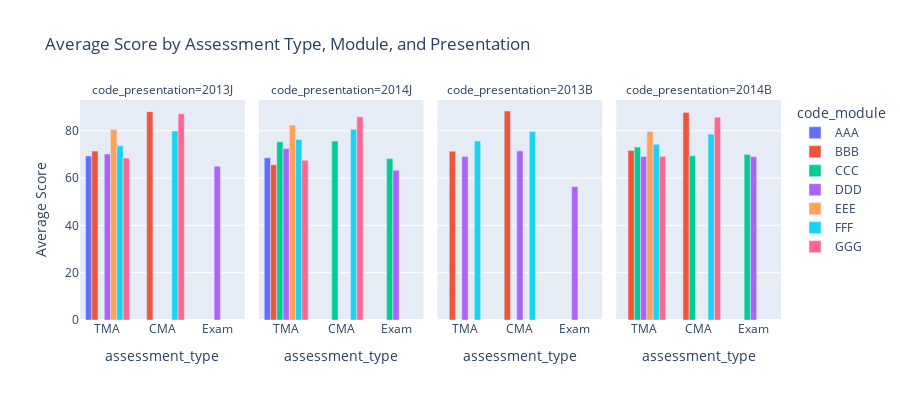

Here is the notebook cell this chart was saved with:
### Code cell
px.bar(avg_score, x="assessment_type", y="avg_score", color="code_module", facet_col="code_presentation", barmode="group",
    title="Average Score by Assessment Type, Module, and Presentation",
    labels={"avg_score": "Average Score"},
    height=400
).show()

### Figure 1 — Plotly figure (JSON) as saved in the notebook; plotly's stock layout.template omitted (floating-point values rounded to 4 significant figures)
{"data": [{"alignmentgroup": "True", "hovertemplate": "code_module=AAA<br>code_presentation=2013J<br>assessment_type=%{x}<br>Average Score=%{y}<extra></extra>", "legendgroup": "AAA", "marker": {"color": "#636efa", "pattern": {"shape": ""}}, "name": "AAA", "offsetgroup": "AAA", "orientation": "v", "showlegend": true, "textposition": "auto", "type": "bar", "x": ["TMA"], "xaxis": "x", "y": [69.35], "yaxis": "y"}, {"alignmentgroup": "True", "hovertemplate": "code_module=AAA<br>code_presentation=2014J<br>assessment_type=%{x}<br>Average Score=%{y}<extra></extra>", "legendgroup": "AAA", "marker": {"color": "#636efa", "pattern": {"shape": ""}}, "name": "AAA", "offsetgroup": "AAA", "orientation": "v", "showlegend": false, "textposition": "auto", "type": "bar", "x": ["TMA"], "xaxis": "x2", "y": [68.55], "yaxis": "y2"}, {"alignmentgroup": "True", "hovertemplate": "code_module=BBB<br>code_presentation=2013J<br>assessment_type=%{x}<br>Average Score=%{y}<extra></extra>", "legendgroup": "BBB", "marker": {"color": "#EF553B", "pattern": {"shape": ""}}, "name": "BBB", "offsetgroup": "BBB", "orientation": "v", "showlegend": true, "textposition": "auto", "type": "bar", "x": ["CMA", "TMA"], "xaxis": "x", "y": [88.08, 71.43], "yaxis": "y"}, {"alignmentgroup": "True", "hovertemplate": "code_module=BBB<br>code_presentation=2014J<br>assessment_type=%{x}<br>Average Score=%{y}<extra></extra>", "legendgroup": "BBB", "marker": {"color": "#EF553B", "pattern": {"shape": ""}}, "name": "BBB", "offsetgroup": "BBB", "orientation": "v", "showlegend": false, "textposition": "auto", "type": "bar", "x": ["TMA"], "xaxis": "x2", "y": [65.65], "yaxis": "y2"}, {"alignmentgroup": "True", "hovertemplate": "code_module=BBB<br>code_presentation=2013B<br>assessment_type=%{x}<br>Average Score=%{y}<extra></extra>", "legendgroup": "BBB", "marker": {"color": "#EF553B", "pattern": {"shape": ""}}, "name": "BBB", "offsetgroup": "BBB", "orientation": "v", "showlegend": false, "textposition": "auto", "type": "bar", "x": ["CMA", "TMA"], "xaxis": "x3", "y": [88.35, 71.37], "yaxis": "y3"}, {"alignmentgroup": "True", "hovertemplate": "code_module=BBB<br>code_presentation=2014B<br>assessment_type=%{x}<br>Average Score=%{y}<extra></extra>", "legendgroup": "BBB", "marker": {"color": "#EF553B", "pattern": {"shape": ""}}, "name": "BBB", "offsetgroup": "BBB", "orientation": "v", "showlegend": false, "textposition": "auto", "type": "bar", "x": ["CMA", "TMA"], "xaxis": "x4", "y": [87.67, 71.61], "yaxis": "y4"}, {"alignmentgroup": "True", "hovertemplate": "code_module=CCC<br>code_presentation=2014J<br>assessment_type=%{x}<br>Average Score=%{y}<extra></extra>", "legendgroup": "CCC", "marker": {"color": "#00cc96", "pattern": {"shape": ""}}, "name": "CCC", "offsetgroup": "CCC", "orientation": "v", "showlegend": true, "textposition": "auto", "type": "bar", "x": ["CMA", "Exam", "TMA"], "xaxis": "x2", "y": [75.63, 68.23, 75.33], "yaxis": "y2"}, {"alignmentgroup": "True", "hovertemplate": "code_module=CCC<br>code_presentation=2014B<br>assessment_type=%{x}<br>Average Score=%{y}<extra></extra>", "legendgroup": "CCC", "marker": {"color": "#00cc96", "pattern": {"shape": ""}}, "name": "CCC", "offsetgroup": "CCC", "orientation": "v", "showlegend": false, "textposition": "auto", "type": "bar", "x": ["CMA", "Exam", "TMA"], "xaxis": "x4", "y": [69.43, 69.97, 73.1], "yaxis": "y4"}, {"alignmentgroup": "True", "hovertemplate": "code_module=DDD<br>code_presentation=2013J<br>assessment_type=%{x}<br>Average Score=%{y}<extra></extra>", "legendgroup": "DDD", "marker": {"color": "#ab63fa", "pattern": {"shape": ""}}, "name": "DDD", "offsetgroup": "DDD", "orientation": "v", "showlegend": true, "textposition": "auto", "type": "bar", "x": ["Exam", "TMA"], "xaxis": "x", "y": [65.01, 70.15], "yaxis": "y"}, {"alignmentgroup": "True", "hovertemplate": "code_module=DDD<br>code_presentation=2014J<br>assessment_type=%{x}<br>Average Score=%{y}<extra></extra>", "legendgroup": "DDD", "marker": {"color": "#ab63fa", "pattern": {"shape": ""}}, "name": "DDD", "offsetgroup": "DDD", "orientation": "v", "showlegend": false, "textposition": "auto", "type": "bar", "x": ["Exam", "TMA"], "xaxis": "x2", "y": [63.31, 72.51], "yaxis": "y2"}, {"alignmentgroup": "True", "hovertemplate": "code_module=DDD<br>code_presentation=2013B<br>assessment_type=%{x}<br>Average Score=%{y}<extra></extra>", "legendgroup": "DDD", "marker": {"color": "#ab63fa", "pattern": {"shape": ""}}, "name": "DDD", "offsetgroup": "DDD", "orientation": "v", "showlegend": false, "textposition": "auto", "type": "bar", "x": ["CMA", "Exam", "TMA"], "xaxis": "x3", "y": [71.51, 56.35, 69.09], "yaxis": "y3"}, {"alignmentgroup": "True", "hovertemplate": "code_module=DDD<br>code_presentation=2014B<br>assessment_type=%{x}<br>Average Score=%{y}<extra></extra>", "legendgroup": "DDD", "marker": {"color": "#ab63fa", "pattern": {"shape": ""}}, "name": "DDD", "offsetgroup": "DDD", "orientation": "v", "showlegend": false, "textposition": "auto", "type": "bar", "x": ["Exam", "TMA"], "xaxis": "x4", "y": [69.1, 69.16], "yaxis": "y4"}, {"alignmentgroup": "True", "hovertemplate": "code_module=EEE<br>code_presentation=2013J<br>assessment_type=%{x}<br>Average Score=%{y}<extra></extra>", "legendgroup": "EEE", "marker": {"color": "#FFA15A", "pattern": {"shape": ""}}, "name": "EEE", "offsetgroup": "EEE", "orientation": "v", "showlegend": true, "textposition": "auto", "type": "bar", "x": ["TMA"], "xaxis": "x", "y": [80.55], "yaxis": "y"}, {"alignmentgroup": "True", "hovertemplate": "code_module=EEE<br>code_presentation=2014J<br>assessment_type=%{x}<br>Average Score=%{y}<extra></extra>", "legendgroup": "EEE", "marker": {"color": "#FFA15A", "pattern": {"shape": ""}}, "name": "EEE", "offsetgroup": "EEE", "orientation": "v", "showlegend": false, "textposition": "auto", "type": "bar", "x": ["TMA"], "xaxis": "x2", "y": [82.41], "yaxis": "y2"}, {"alignmentgroup": "True", "hovertemplate": "code_module=EEE<br>code_presentation=2014B<br>assessment_type=%{x}<br>Average Score=%{y}<extra></extra>", "legendgroup": "EEE", "marker": {"color": "#FFA15A", "pattern": {"shape": ""}}, "name": "EEE", "offsetgroup": "EEE", "orientation": "v", "showlegend": false, "textposition": "auto", "type": "bar", "x": ["TMA"], "xaxis": "x4", "y": [79.66], "yaxis": "y4"}, {"alignmentgroup": "True", "hovertemplate": "code_module=FFF<br>code_presentation=2013J<br>assessment_type=%{x}<br>Average Score=%{y}<extra></extra>", "legendgroup": "FFF", "marker": {"color": "#19d3f3", "pattern": {"shape": ""}}, "name": "FFF", "offsetgroup": "FFF", "orientation": "v", "showlegend": true, "textposition": "auto", "type": "bar", "x": ["CMA", "TMA"], "xaxis": "x", "y": [79.92, 73.68], "yaxis": "y"}, {"alignmentgroup": "True", "hovertemplate": "code_module=FFF<br>code_presentation=2014J<br>assessment_type=%{x}<br>Average Score=%{y}<extra></extra>", "legendgroup": "FFF", "marker": {"color": "#19d3f3", "pattern": {"shape": ""}}, "name": "FFF", "offsetgroup": "FFF", "orientation": "v", "showlegend": false, "textposition": "auto", "type": "bar", "x": ["CMA", "TMA"], "xaxis": "x2", "y": [80.62, 76.3], "yaxis": "y2"}, {"alignmentgroup": "True", "hovertemplate": "code_module=FFF<br>code_presentation=2013B<br>assessment_type=%{x}<br>Average Score=%{y}<extra></extra>", "legendgroup": "FFF", "marker": {"color": "#19d3f3", "pattern": {"shape": ""}}, "name": "FFF", "offsetgroup": "FFF", "orientation": "v", "showlegend": false, "textposition": "auto", "type": "bar", "x": ["CMA", "TMA"], "xaxis": "x3", "y": [79.7, 75.69], "yaxis": "y3"}, {"alignmentgroup": "True", "hovertemplate": "code_module=FFF<br>code_presentation=2014B<br>assessment_type=%{x}<br>Average Score=%{y}<extra></extra>", "legendgroup": "FFF", "marker": {"color": "#19d3f3", "pattern": {"shape": ""}}, "name": "FFF", "offsetgroup": "FFF", "orientation": "v", "showlegend": false, "textposition": "auto", "type": "bar", "x": ["CMA", "TMA"], "xaxis": "x4", "y": [78.57, 74.24], "yaxis": "y4"}, {"alignmentgroup": "True", "hovertemplate": "code_module=GGG<br>code_presentation=2013J<br>assessment_type=%{x}<br>Average Score=%{y}<extra></extra>", "legendgroup": "GGG", "marker": {"color": "#FF6692", "pattern": {"shape": ""}}, "name": "GGG", "offsetgroup": "GGG", "orientation": "v", "showlegend": true, "textposition": "auto", "type": "bar", "x": ["CMA", "TMA"], "xaxis": "x", "y": [87.19, 68.44], "yaxis": "y"}, {"alignmentgroup": "True", "hovertemplate": "code_module=GGG<br>code_presentation=2014J<br>assessment_type=%{x}<br>Average Score=%{y}<extra></extra>", "legendgroup": "GGG", "marker": {"color": "#FF6692", "pattern": {"shape": ""}}, "name": "GGG", "offsetgroup": "GGG", "orientation": "v", "showlegend": false, "textposition": "auto", "type": "bar", "x": ["CMA", "TMA"], "xaxis": "x2", "y": [85.87, 67.52], "yaxis": "y2"}, {"alignmentgroup": "True", "hovertemplate": "code_module=GGG<br>code_presentation=2014B<br>assessment_type=%{x}<br>Average Score=%{y}<extra></extra>", "legendgroup": "GGG", "marker": {"color": "#FF6692", "pattern": {"shape": ""}}, "name": "GGG", "offsetgroup": "GGG", "orientation": "v", "showlegend": false, "textposition": "auto", "type": "bar", "x": ["CMA", "TMA"], "xaxis": "x4", "y": [85.75, 69.2], "yaxis": "y4"}], "layout": {"annotations": [{"font": {}, "showarrow": false, "text": "code_presentation=2013J", "x": 0.1175, "xanchor": "center", "xref": "paper", "y": 1, "yanchor": "bottom", "yref": "paper"}, {"font": {}, "showarrow": false, "text": "code_presentation=2014J", "x": 0.3725, "xanchor": "center", "xref": "paper", "y": 1, "yanchor": "bottom", "yref": "paper"}, {"font": {}, "showarrow": false, "text": "code_presentation=2013B", "x": 0.6275, "xanchor": "center", "xref": "paper", "y": 1, "yanchor": "bottom", "yref": "paper"}, {"font": {}, "showarrow": false, "text": "code_presentation=2014B", "x": 0.8825, "xanchor": "center", "xref": "paper", "y": 1, "yanchor": "bottom", "yref": "paper"}], "barmode": "group", "height": 400, "legend": {"title": {"text": "code_module"}, "tracegroupgap": 0}, "title": {"text": "Average Score by Assessment Type, Module, and Presentation"}, "xaxis": {"anchor": "y", "domain": [0, 0.235], "title": {"text": "assessment_type"}}, "xaxis2": {"anchor": "y2", "domain": [0.255, 0.49], "matches": "x", "title": {"text": "assessment_type"}}, "xaxis3": {"anchor": "y3", "domain": [0.51, 0.745], "matches": "x", "title": {"text": "assessment_type"}}, "xaxis4": {"anchor": "y4", "domain": [0.765, 1.0], "matches": "x", "title": {"text": "assessment_type"}}, "yaxis": {"anchor": "x", "domain": [0, 1], "title": {"text": "Average Score"}}, "yaxis2": {"anchor": "x2", "domain": [0, 1], "matches": "y", "showticklabels": false}, "yaxis3": {"anchor": "x3", "domain": [0, 1], "matches": "y", "showticklabels": false}, "yaxis4": {"anchor": "x4", "domain": [0, 1], "matches": "y", "showticklabels": false}}}
